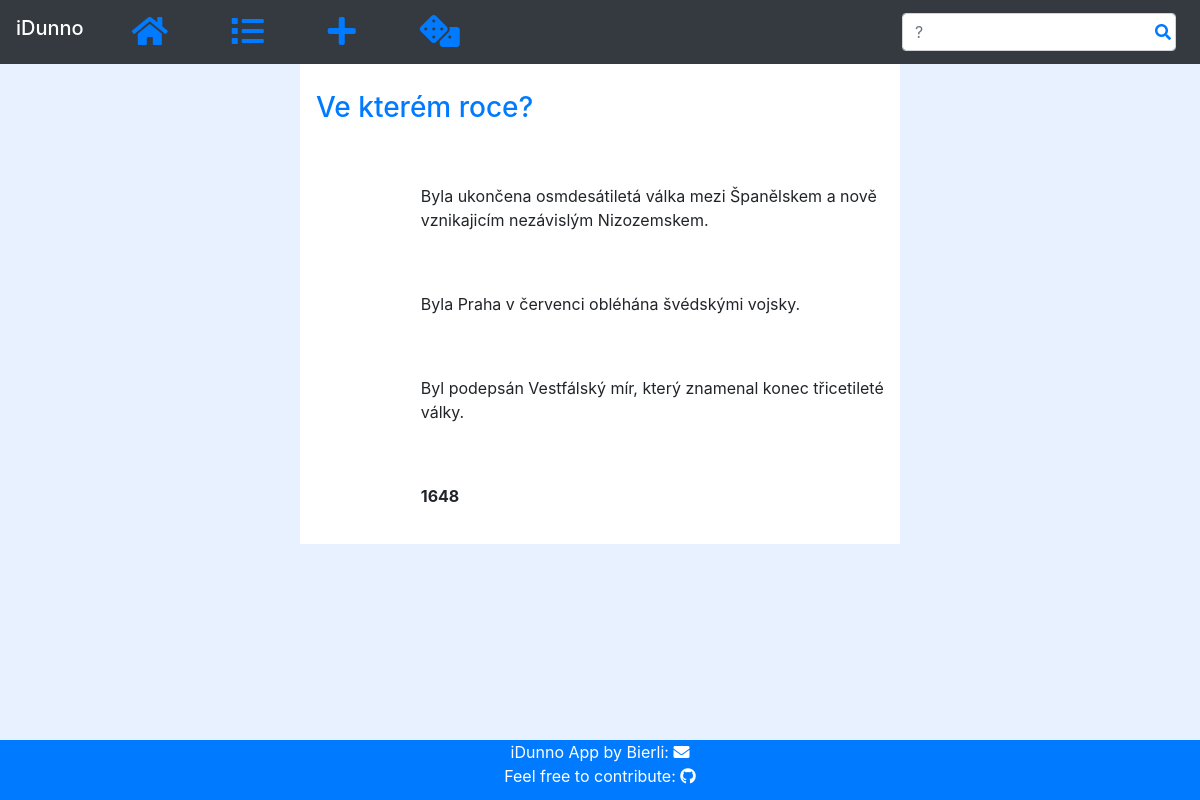
The page / on the database its author committed.
### idunno/models.py (models this page shows)
class Question(models.Model):
    COLORS = {
        'B':'#009ce5',
        'G':'#33ac2d',
        'R':'#e50c07',
        'Y':'#fdc500',
    }
    question = models.TextField()
    hint3 = models.TextField()
    hint2 = models.TextField()
    hint1 = models.TextField()
    answer = models.TextField()
    color = models.CharField(
        max_length=10,
        choices=[
            ('B', 'Blue'),
            ('G', 'Green'),
            ('R', 'Red'),
            ('Y', 'Yellow')
        ]
    )
    @staticmethod
    def get_random_question(color=None):
        if color is None:
            color = COLORS[random.randint(0,3)][0]
        qs = Question.objects.all().filter(color=color)
        return qs[random.randint(0,len(qs)-1)]

### idunno/views.py (the view)
# urls.py: path('', views.index, name='index'),
def index(request):
    question = Question.get_random_question()
    context = {
        'index': True,
        'id': question.pk,
        'question': question.question,
        'hint3': question.hint3,
        'hint2': question.hint2,
        'hint1': question.hint1,
        'answer': question.answer,
        'color': Question.COLORS[question.color]
    }
    return render(request, 'idunno/index.html', context)

### idunno/templates/idunno/index.html (shortened to what this page needs)
<!DOCTYPE html>
<html lang="en">
<head>
    {% include "idunno/ext.html" %}
</head>
<body>
{% include "idunno/navbar.html" %}
<div class="container-fluid text-center">
    <div class="row">
        <div class="col-md-3 d-none d-md-block sidebar">
        </div>
        <div class="col-md-6 col-sm-12 text-left main">
            {% include "idunno/card.html" %}
        </div>
        <div class="col-md-3 d-none d-md-block sidebar">
        </div>
    </div>
    {% include "idunno/footer.html" %}
</div>
</body>
</html>

### idunno/templates/idunno/card.html (shortened to what this page needs)
{% load static %}
<div class="idunno-card">
    <table>
        <tr>
            <td colspan="2" class="w-50">
                {% if not index %}
                    <h3 style="float:left" class="idunno-card-title">{{ question }}</h3>
                {% else %}
                    <a href="{% url "question" id %}"><h3 style="float:left"
                                                          class="idunno-card-title">{{ question }}</h3></a>
                {% endif %}
            </td>
        </tr>
        <tr>
            <td class="symb">
                <object data="{% static "img/hint3.svg" %}" type="image/svg+xml" class="idunno-symb hint"></object>
            </td>
            <td class="idunno-hidden">{{ hint3 }}</td>
        </tr>
        <tr>
            <td class="symb">
                <object data="{% static "img/hint2.svg" %}" type="image/svg+xml" class="idunno-symb hint"></object>
            </td>
            <td class="idunno-hidden">{{ hint2 }}</td>
        </tr>
        <tr>
            <td class="symb">
                <object data="{% static "img/hint1.svg" %}" type="image/svg+xml" class="idunno-symb hint"></object>
            </td>
            <td class="idunno-hidden">{{ hint1 }}</td>
        </tr>
        <tr>
            <td>
                <object data="{% static "img/star.svg" %}" type="image/svg+xml" class="idunno-symb ans"></object>
            </td>
            <td class="idunno-hidden" style="font-weight: bold">{{ answer }}</td>
        </tr>
    </table>
</div>

### idunno/static/css/main.css (style rules this page uses)
.row { padding:0; margin:0; }
body { background: #e8f1ff; margin-bottom: 60px; }
.row .main { background: #FFFFFF; }
.container-fluid { padding:0 }

### idunno/templates/idunno/card.html (style rules this page uses)
.idunno-card tr { height: 6em; }
.idunno-symb { margin-right: 2em; float: left; height: 3em; width: 3em; }
.idunno-symb.ans { height: 1em; width: 1em; margin-left: 1.5em; }

### rows shown on the page
Question: question "Ve kterém roce?", hint3 "Byla ukončena osmdesátiletá válka mezi Španělskem a nově vznikajicím nezávislým Nizozemskem.", hint2 "Byla Praha v červenci obléhána švédskými vojsky.", hint1 "Byl podepsán Vestfálský mír, který znamenal konec třicetileté války.", answer "1648"
